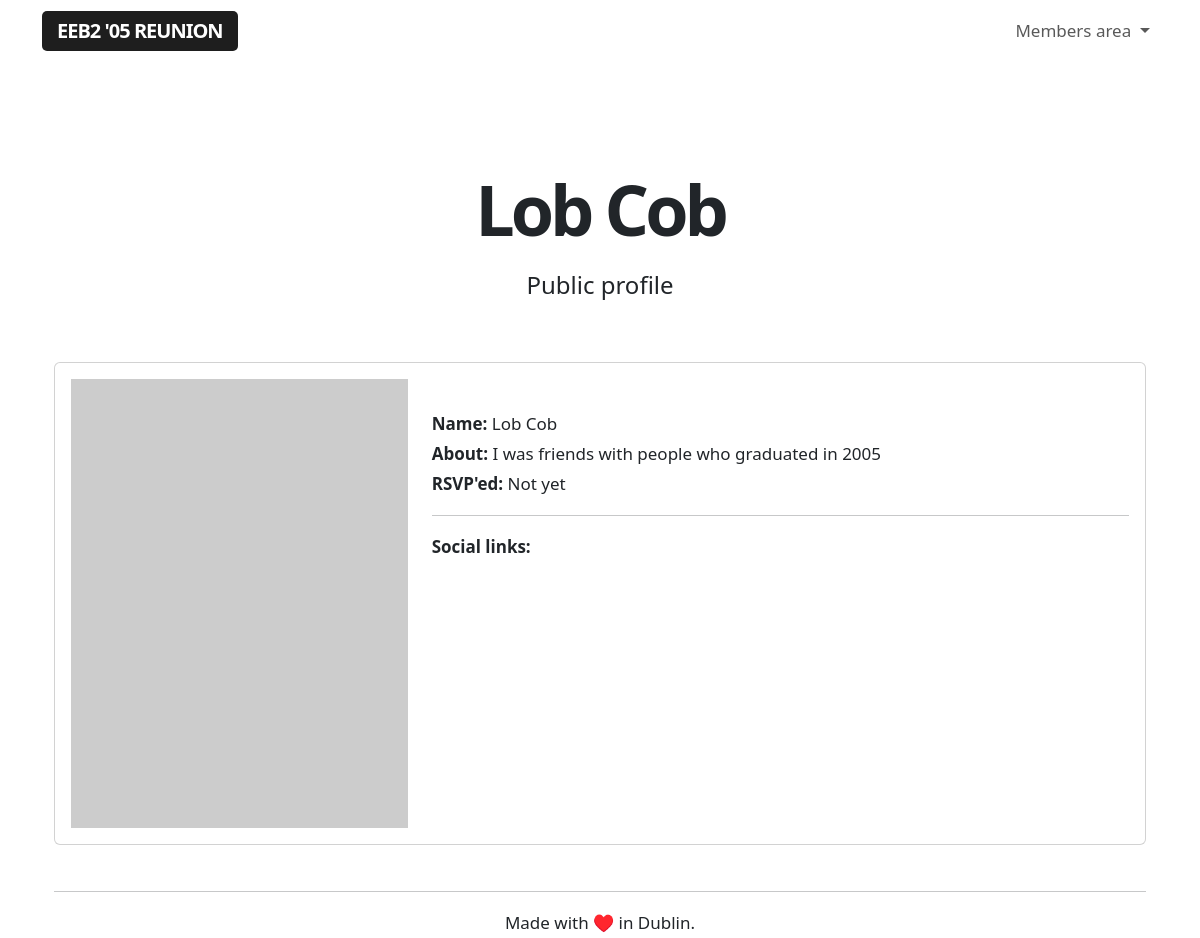
Before: /public/other/9 (signed in) with the older database file.
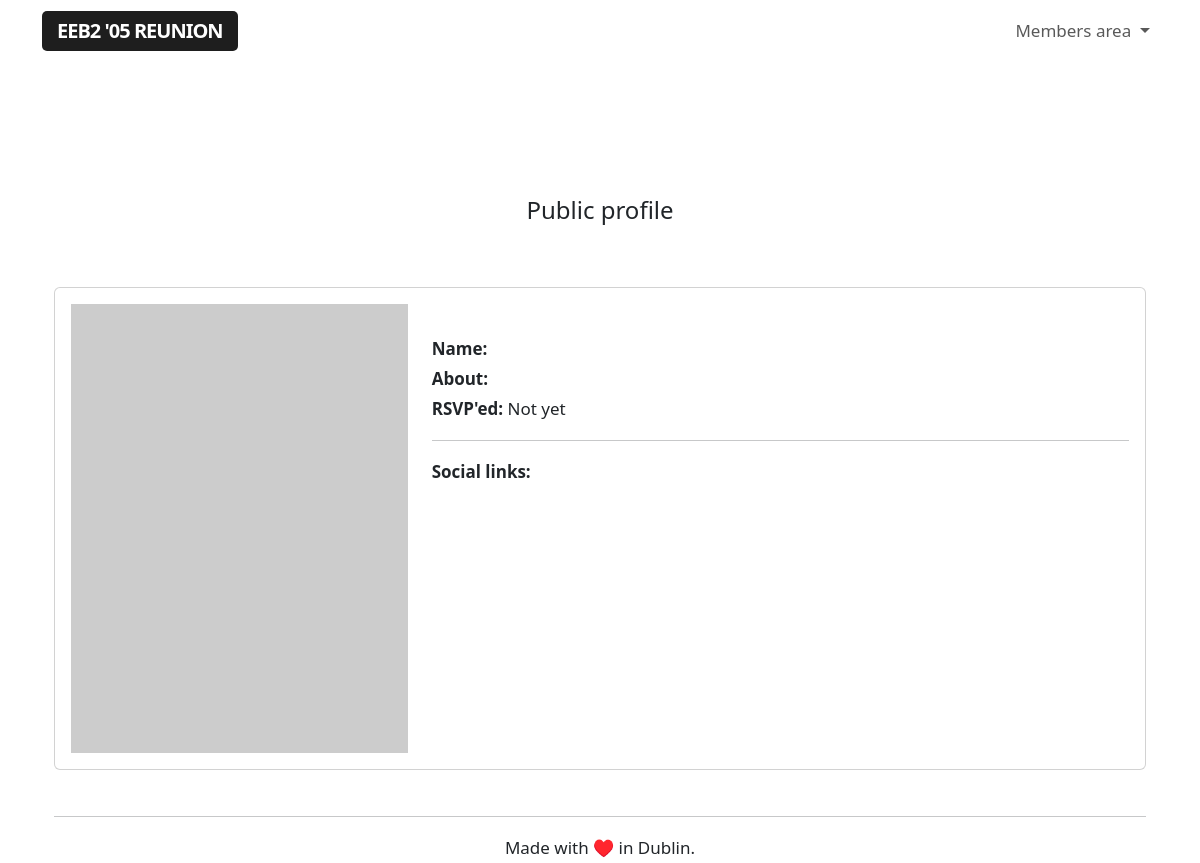
After: the same page with the newer database file.
### app/models.py (models this page shows, shortened)
class User(UserMixin, db.Model):
    id = db.Column(db.Integer, primary_key=True)
    username = db.Column(db.String(64), index=True, unique=True)
    name = db.Column(db.String(64), index=True, unique=False)
    section = db.Column(db.String(64), index=True, unique=False)
    email = db.Column(db.String(120), index=True, unique=True)
    password_hash = db.Column(db.String(128))
    role = db.Column(db.String(64), index=True, unique=False)
    rsvp = db.Column(db.String(64), index=True, unique=False)
    facebook = db.Column(db.String(64), index=True, unique=False)
    twitter = db.Column(db.String(64), index=True, unique=False)
    instagram = db.Column(db.String(64), index=True, unique=False)
    linkedin = db.Column(db.String(64), index=True, unique=False)
    snapchat = db.Column(db.String(64), index=True, unique=False)
    reddit = db.Column(db.String(64), index=True, unique=False)
    mastodon = db.Column(db.String(64), index=True, unique=False)
    tiktok = db.Column(db.String(64), index=True, unique=False)

### app/routes.py (the view)
@app.route('/public/other/<userid>', methods=['GET'])
@login_required
def publicother(userid):
    user = User.query.filter_by(id=userid).first()
    if user.role !='I graduated in 2005':
        return render_template('public-other.html', userid=userid, user=user)

### app/models.py (called while the page is built)
@login.user_loader
def load_user(id):
    return User.query.get(int(id))

### app/templates/public-other.html (shortened to what this page needs)
{% extends "base.html" %}
{% block content %}
<div class="title">
    <h1>{{ user.name }}</h1>
    <h4>Public profile</h4>
</div>
<div class="container profile">
  <div class="row align-items-start">
    <div class="col-12">
        <div class="card">
            <div class="card-body">
                <div class="row align-items-start">
                    <div class="col-4">
                        <img class="placeholderimage" src="https://dummyimage.com/600x800/c2c2c2/fff.jpg&text=Profile+placeholder">
                    </div>
                    <div class="col-8">
                        <br>
                        <b>Name:</b> {{ user.name }}
                        <br>
                        <b>About:</b> {{ user.role }}
                        <br>
                        <b>RSVP'ed:</b> {{ user.rsvp }}
                        <hr>
                        <b>Social links:</b>
                        <br>
                    </div>
                </div>
            </div>
        </div>
    </div>
</div>
{% endblock %}

### app/templates/base.html (shortened to what this page needs)
<!doctype html>
<html lang="en">
<head>
    <link rel="stylesheet" href="{{url_for('.static', filename='styles.css')}}">
    <link href="https://cdn.jsdelivr.net/npm/bootstrap@5.3.0-alpha1/dist/css/bootstrap.min.css" rel="stylesheet">
    <link href="https://getbootstrap.com/docs/5.3/assets/css/docs.css" rel="stylesheet">
    <link rel="stylesheet" type="text/css" href="https://cdn.datatables.net/1.10.25/css/dataTables.bootstrap5.css">
</head>
<body class="bd-example">
    <nav class="navbar navbar-expand-lg nav-container" data-bs-theme="light">
        <div class="container navigation-container">
            <a class="navbar-brand" href="/index">EEB2 '05 Reunion</a>
            <div class="login-buttons">
                <ul class="navbar-nav">
                    {% if current_user.is_anonymous %}
                    <li class="buttons-header">
                        <a class="btn btn-outline-primary login-button" href="/login" role="button">Login</a>
                        <a class="btn btn-primary" href="/register" role="button">Sign up</a>
                    </li>
                    {% else %}
                    <li class="nav-item dropdown">
                        <a class="nav-link dropdown-toggle" href="#" role="button" data-bs-toggle="dropdown" aria-expanded="false">
                            Members area
                        </a>
                    </li>
                    {% endif %}
                </ul>
            </div>
        </div>
    </nav>
<br>
<div class="container">
    <div class="full-height">
        {% block content %}{% endblock %}
    </div>
</div>
<div class="container text-center">
    <br>
    <hr>
    Made with ♥️ in Dublin.
    </div>
</body>
</html>

### app/static/styles.css (style rules this page uses)
body { font-size: 17px !important; line-height: 30px !important; }
h4 { padding-bottom: 20px !important; font-weight: 300 !important; line-height: 35px !important; }
.placeholderimage { width: 100%; }
.full-height { min-height: 75vh; }
.nav-container { margin-bottom: 40px; }
.navbar-brand { background-color: #1e1e1e; color: #fff !important; padding: 6px 15px; border-radius: 5px; text-transform: uppercase; font-weight: 600; letter-spacing: -1px; }
.title h4 { padding-top: 40px !important; text-align: center !important; margin-bottom: 40px; }

Changed rows visible on the page:
changed User "Not yet": name "Lob Cob" → (not shown); role "I was friends with people who graduated in 2005" → (not shown)
